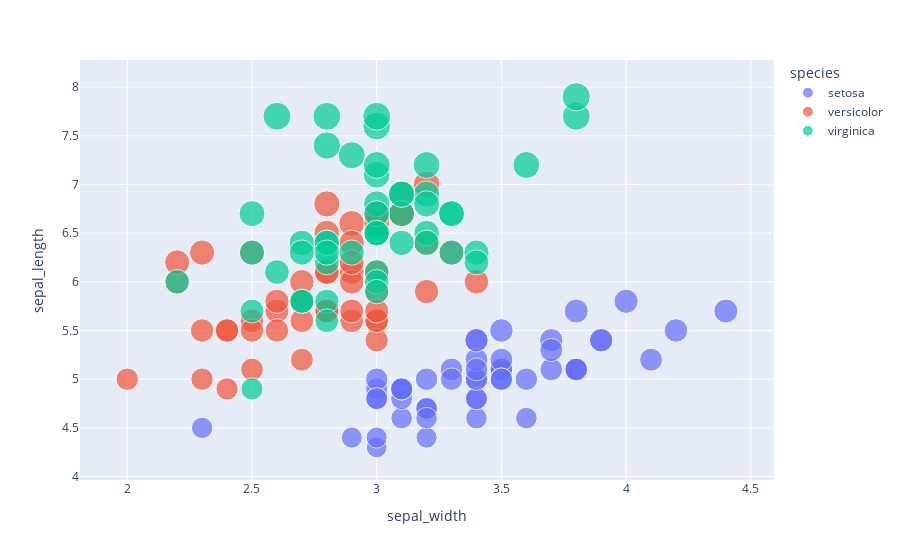

Notebook cell for this chart:
### Code cell
import plotly.io as pio
import plotly.express as px
import plotly.offline as py

df = px.data.iris()
fig = px.scatter(df, x="sepal_width", y="sepal_length", color="species", size="sepal_length")
fig

### Figure 1 — Plotly figure (JSON) as saved in the notebook; plotly's stock layout.template omitted (floating-point values rounded to 4 significant figures)
{"data": [{"hovertemplate": "species=setosa<br>sepal_width=%{x}<br>sepal_length=%{marker.size}<extra></extra>", "legendgroup": "setosa", "marker": {"color": "#636efa", "size": [5.1, 4.9, 4.7, 4.6, 5, 5.4, 4.6, 5, 4.4, 4.9, 5.4, 4.8, 4.8, 4.3, 5.8, 5.7, 5.4, 5.1, 5.7, 5.1, 5.4, 5.1, 4.6, 5.1, 4.8, 5, 5, 5.2, 5.2, 4.7, 4.8, 5.4, 5.2, 5.5, 4.9, 5, 5.5, 4.9, 4.4, 5.1, 5, 4.5, 4.4, 5, 5.1, 4.8, 5.1, 4.6, 5.3, 5], "sizemode": "area", "sizeref": 0.01975, "symbol": "circle"}, "mode": "markers", "name": "setosa", "orientation": "v", "showlegend": true, "type": "scatter", "x": [3.5, 3, 3.2, 3.1, 3.6, 3.9, 3.4, 3.4, 2.9, 3.1, 3.7, 3.4, 3, 3, 4, 4.4, 3.9, 3.5, 3.8, 3.8, 3.4, 3.7, 3.6, 3.3, 3.4, 3, 3.4, 3.5, 3.4, 3.2, 3.1, 3.4, 4.1, 4.2, 3.1, 3.2, 3.5, 3.1, 3, 3.4, 3.5, 2.3, 3.2, 3.5, 3.8, 3, 3.8, 3.2, 3.7, 3.3], "xaxis": "x", "y": [5.1, 4.9, 4.7, 4.6, 5, 5.4, 4.6, 5, 4.4, 4.9, 5.4, 4.8, 4.8, 4.3, 5.8, 5.7, 5.4, 5.1, 5.7, 5.1, 5.4, 5.1, 4.6, 5.1, 4.8, 5, 5, 5.2, 5.2, 4.7, 4.8, 5.4, 5.2, 5.5, 4.9, 5, 5.5, 4.9, 4.4, 5.1, 5, 4.5, 4.4, 5, 5.1, 4.8, 5.1, 4.6, 5.3, 5], "yaxis": "y"}, {"hovertemplate": "species=versicolor<br>sepal_width=%{x}<br>sepal_length=%{marker.size}<extra></extra>", "legendgroup": "versicolor", "marker": {"color": "#EF553B", "size": [7, 6.4, 6.9, 5.5, 6.5, 5.7, 6.3, 4.9, 6.6, 5.2, 5, 5.9, 6, 6.1, 5.6, 6.7, 5.6, 5.8, 6.2, 5.6, 5.9, 6.1, 6.3, 6.1, 6.4, 6.6, 6.8, 6.7, 6, 5.7, 5.5, 5.5, 5.8, 6, 5.4, 6, 6.7, 6.3, 5.6, 5.5, 5.5, 6.1, 5.8, 5, 5.6, 5.7, 5.7, 6.2, 5.1, 5.7], "sizemode": "area", "sizeref": 0.01975, "symbol": "circle"}, "mode": "markers", "name": "versicolor", "orientation": "v", "showlegend": true, "type": "scatter", "x": [3.2, 3.2, 3.1, 2.3, 2.8, 2.8, 3.3, 2.4, 2.9, 2.7, 2, 3, 2.2, 2.9, 2.9, 3.1, 3, 2.7, 2.2, 2.5, 3.2, 2.8, 2.5, 2.8, 2.9, 3, 2.8, 3, 2.9, 2.6, 2.4, 2.4, 2.7, 2.7, 3, 3.4, 3.1, 2.3, 3, 2.5, 2.6, 3, 2.6, 2.3, 2.7, 3, 2.9, 2.9, 2.5, 2.8], "xaxis": "x", "y": [7, 6.4, 6.9, 5.5, 6.5, 5.7, 6.3, 4.9, 6.6, 5.2, 5, 5.9, 6, 6.1, 5.6, 6.7, 5.6, 5.8, 6.2, 5.6, 5.9, 6.1, 6.3, 6.1, 6.4, 6.6, 6.8, 6.7, 6, 5.7, 5.5, 5.5, 5.8, 6, 5.4, 6, 6.7, 6.3, 5.6, 5.5, 5.5, 6.1, 5.8, 5, 5.6, 5.7, 5.7, 6.2, 5.1, 5.7], "yaxis": "y"}, {"hovertemplate": "species=virginica<br>sepal_width=%{x}<br>sepal_length=%{marker.size}<extra></extra>", "legendgroup": "virginica", "marker": {"color": "#00cc96", "size": [6.3, 5.8, 7.1, 6.3, 6.5, 7.6, 4.9, 7.3, 6.7, 7.2, 6.5, 6.4, 6.8, 5.7, 5.8, 6.4, 6.5, 7.7, 7.7, 6, 6.9, 5.6, 7.7, 6.3, 6.7, 7.2, 6.2, 6.1, 6.4, 7.2, 7.4, 7.9, 6.4, 6.3, 6.1, 7.7, 6.3, 6.4, 6, 6.9, 6.7, 6.9, 5.8, 6.8, 6.7, 6.7, 6.3, 6.5, 6.2, 5.9], "sizemode": "area", "sizeref": 0.01975, "symbol": "circle"}, "mode": "markers", "name": "virginica", "orientation": "v", "showlegend": true, "type": "scatter", "x": [3.3, 2.7, 3, 2.9, 3, 3, 2.5, 2.9, 2.5, 3.6, 3.2, 2.7, 3, 2.5, 2.8, 3.2, 3, 3.8, 2.6, 2.2, 3.2, 2.8, 2.8, 2.7, 3.3, 3.2, 2.8, 3, 2.8, 3, 2.8, 3.8, 2.8, 2.8, 2.6, 3, 3.4, 3.1, 3, 3.1, 3.1, 3.1, 2.7, 3.2, 3.3, 3, 2.5, 3, 3.4, 3], "xaxis": "x", "y": [6.3, 5.8, 7.1, 6.3, 6.5, 7.6, 4.9, 7.3, 6.7, 7.2, 6.5, 6.4, 6.8, 5.7, 5.8, 6.4, 6.5, 7.7, 7.7, 6, 6.9, 5.6, 7.7, 6.3, 6.7, 7.2, 6.2, 6.1, 6.4, 7.2, 7.4, 7.9, 6.4, 6.3, 6.1, 7.7, 6.3, 6.4, 6, 6.9, 6.7, 6.9, 5.8, 6.8, 6.7, 6.7, 6.3, 6.5, 6.2, 5.9], "yaxis": "y"}], "layout": {"legend": {"itemsizing": "constant", "title": {"text": "species"}, "tracegroupgap": 0}, "margin": {"t": 60}, "xaxis": {"anchor": "y", "domain": [0, 1], "title": {"text": "sepal_width"}}, "yaxis": {"anchor": "x", "domain": [0, 1], "title": {"text": "sepal_length"}}}}
